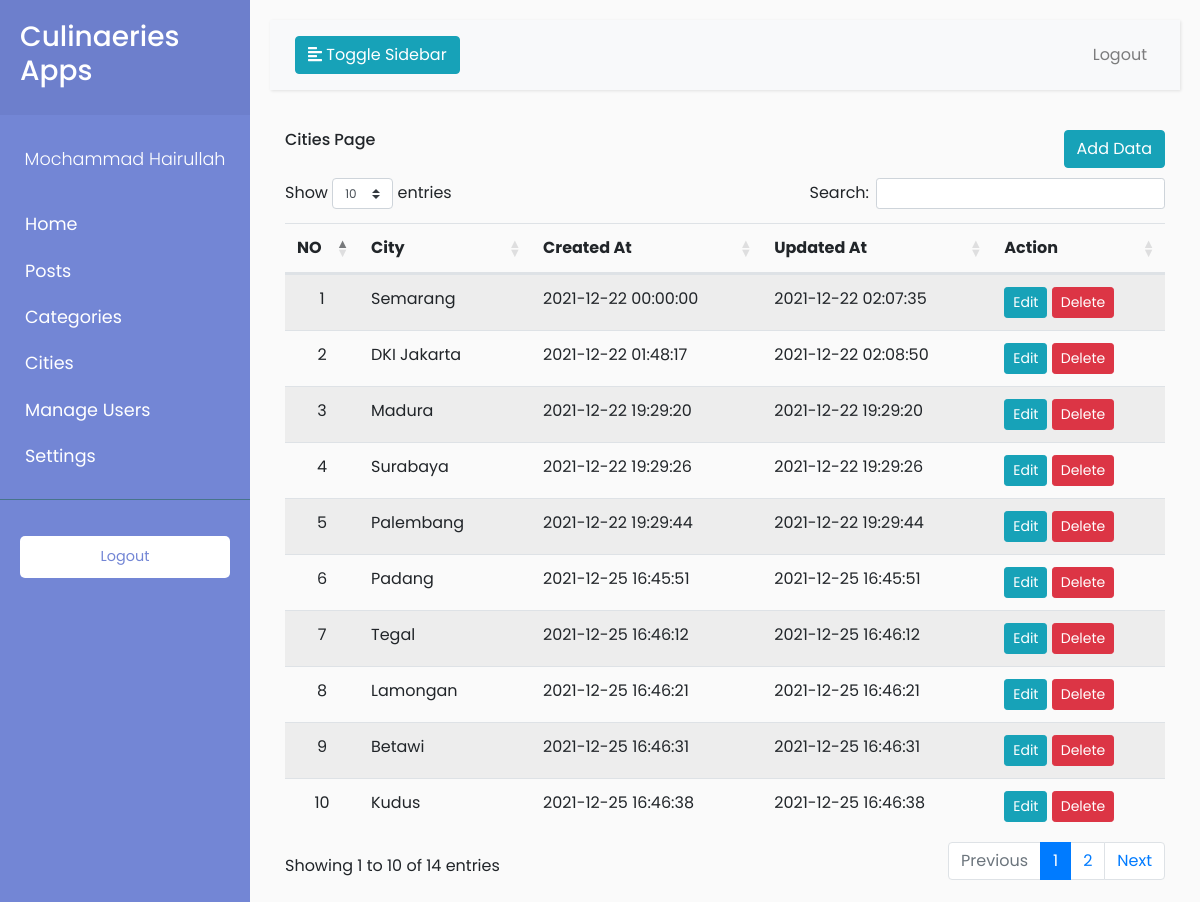
The page /culinaries/admin/cities/index.php (signed in) on the database its author committed.
### tables this page shows
CREATE TABLE `cities` (
  `city_id` int(11) NOT NULL,
  `city` varchar(100) NOT NULL,
  `created_at` datetime NOT NULL,
  `updated_at` datetime NOT NULL
);

### culinaries/admin/cities/index.php (the view, shortened to what this page needs)
<?php include './../layouts/header.php'; ?>
  <div class="container">
    <h6 class="float-left">Cities Page</h6>
    <a href="./insert.php" class="btn btn-md btn-info float-right">Add Data</a>
    <br><br>
    <table id="example" class="table table-striped">
      <thead>
        <tr>
          <th>NO</th>
          <th>City</th>
          <th>Created At</th>
          <th>Updated At</th>
          <th>Action</th>
        </tr>
      </thead>
      <tbody>
        <?php $no = 1; ?>
        <?php $query = "select * from cities"; ?>
        <?php $sql = mysqli_query($conn, $query); ?>
        <?php foreach($sql as $row): ?>
          <tr>
            <td width="50" class="text-center"><?= $no++ ?></td>
            <td><?= $row['city'] ?></td>
            <td><?= $row['created_at'] ?></td>
            <td><?= $row['updated_at'] ?></td>
            <td>
              <a href="./edit.php?id=<?= $row['city_id'] ?>" onclick="return confirm('Are your sure?')" class="btn btn-sm btn-info">Edit</a>
              <a href="./../../app/cities/delete.php?id=<?= $row['city_id'] ?>" onclick="return confirm('Are your sure?')" class="btn btn-sm btn-danger">Delete</a>
            </td>
          </tr>
        <?php endforeach ?>
      </tbody>
    </table>
  </div>
<?php include './../layouts/footer.php'; ?>

### culinaries/admin/assets/css/style.css (style rules this page uses)
body { font-family: 'Poppins', sans-serif; background: #fafafa; }
a, a:hover, a:focus { color: inherit; text-decoration: none; transition: all 0.3s; }

### rows shown on the page
cities: city "Semarang", created_at "2021-12-22 00:00:00", updated_at "2021-12-22 02:07:35"
cities: city "DKI Jakarta", created_at "2021-12-22 01:48:17", updated_at "2021-12-22 02:08:50"
cities: city "Madura", created_at "2021-12-22 19:29:20", updated_at "2021-12-22 19:29:20"
cities: city "Surabaya", created_at "2021-12-22 19:29:26", updated_at "2021-12-22 19:29:26"
cities: city "Palembang", created_at "2021-12-22 19:29:44", updated_at "2021-12-22 19:29:44"
cities: city "Padang", created_at "2021-12-25 16:45:51", updated_at "2021-12-25 16:45:51"
cities: city "Tegal", created_at "2021-12-25 16:46:12", updated_at "2021-12-25 16:46:12"
cities: city "Lamongan", created_at "2021-12-25 16:46:21", updated_at "2021-12-25 16:46:21"
cities: city "Betawi", created_at "2021-12-25 16:46:31", updated_at "2021-12-25 16:46:31"
cities: city "Kudus", created_at "2021-12-25 16:46:38", updated_at "2021-12-25 16:46:38"

### other values the page prints
$_SESSION['sess_name'] "Mochammad Hairullah"
